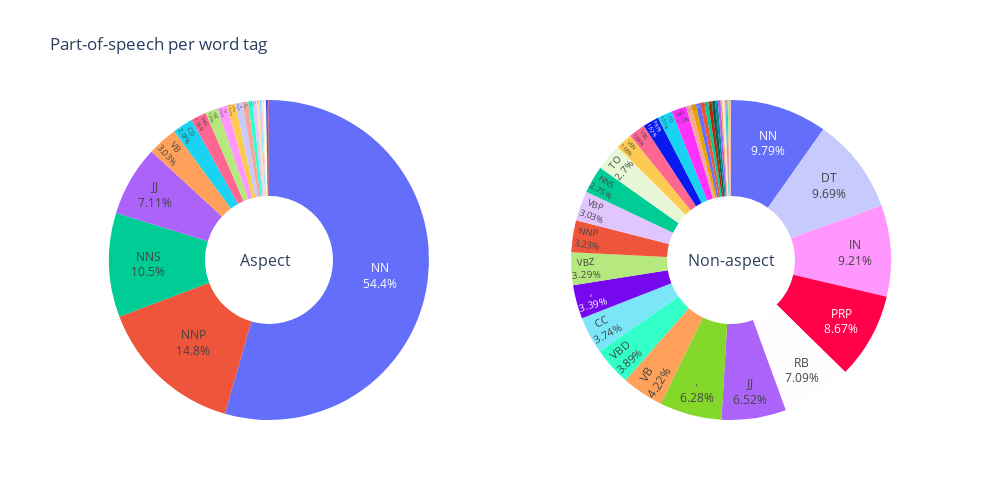

This figure's notebook cell:
### Markdown cell above
\* ***WARNING*** * 

*If you see this error running the below cell: `ValueError: Mime type rendering requires nbformat>=4.2.0 but it is not installed`.*

*Try run this command: `pip install --upgrade nbformat` and restart your kernal/VS code.*

### Code cell
# Count words per each POS per each tag
pos_counts = df_features.groupby(['is_aspect', 'word.pos']).agg(word_count=pd.NamedAgg(column='is_aspect', aggfunc='count')).reset_index()

# Separate data to aspect & non-aspect words
aspect_pos_counts = pos_counts[pos_counts['is_aspect'] == 'aspect']
non_aspect_pos_counts = pos_counts[pos_counts['is_aspect'] == 'non-aspect']

# Plot POS per word type
fig = make_subplots(rows=1, cols=2, specs=[[{'type':'domain'}, {'type':'domain'}]])
# Aspects
fig.add_trace(go.Pie(labels=aspect_pos_counts['word.pos'], values=aspect_pos_counts['word_count'], name="aspects"),
              1, 1)
# Non-aspects
fig.add_trace(go.Pie(labels=non_aspect_pos_counts['word.pos'], values=non_aspect_pos_counts['word_count'], name="non aspects"),
              1, 2)

fig.update_traces(hole=.4, direction='clockwise', textinfo='label+percent', textposition='inside',showlegend = False)
fig.update_layout(
    width=1000,
    height=500,
    title_text="Part-of-speech per word tag",
    annotations=[dict(text='Aspect', x=0.188, y=0.5, font_size=16, showarrow=False),
                 dict(text='Non-aspect', x=0.83, y=0.5, font_size=16, showarrow=False)])
fig.show()

### Figure 1 — Plotly figure (JSON) as saved in the notebook; plotly's stock layout.template omitted (floating-point values rounded to 4 significant figures)
{"data": [{"direction": "clockwise", "domain": {"x": [0, 0.45], "y": [0, 1]}, "hole": 0.4, "labels": ["''", "(", ")", ",", "CC", "CD", "DT", "FW", "IN", "JJ", "JJS", "NN", "NNP", "NNS", "POS", "PRP", "PRP$", "RB", "RP", "TO", "VB", "VBD", "VBG", "VBN", "VBP", "VBZ", "``"], "name": "aspects", "showlegend": false, "textinfo": "label+percent", "textposition": "inside", "type": "pie", "values": [12, 1, 2, 1, 5, 73, 25, 1, 36, 251, 1, 1923, 522, 372, 5, 1, 3, 4, 20, 5, 107, 16, 55, 30, 13, 44, 4]}, {"direction": "clockwise", "domain": {"x": [0.55, 1], "y": [0, 1]}, "hole": 0.4, "labels": ["#", "$", "''", "(", ")", ",", ".", ":", "CC", "CD", "DT", "EX", "FW", "IN", "JJ", "JJR", "JJS", "LS", "MD", "NN", "NNP", "NNPS", "NNS", "PDT", "POS", "PRP", "PRP$", "RB", "RBR", "RBS", "RP", "TO", "UH", "VB", "VBD", "VBG", "VBN", "VBP", "VBZ", "WDT", "WP", "WRB", "``"], "name": "non aspects", "showlegend": false, "textinfo": "label+percent", "textposition": "inside", "type": "pie", "values": [2, 55, 66, 160, 165, 1614, 2992, 175, 1782, 718, 4612, 66, 28, 4383, 3104, 217, 132, 2, 716, 4660, 1537, 1, 1309, 54, 39, 4126, 771, 3375, 81, 14, 246, 1286, 20, 2007, 1850, 799, 801, 1441, 1568, 203, 131, 234, 71]}], "layout": {"annotations": [{"font": {"size": 16}, "showarrow": false, "text": "Aspect", "x": 0.188, "y": 0.5}, {"font": {"size": 16}, "showarrow": false, "text": "Non-aspect", "x": 0.83, "y": 0.5}], "height": 500, "title": {"text": "Part-of-speech per word tag"}, "width": 1000}}
